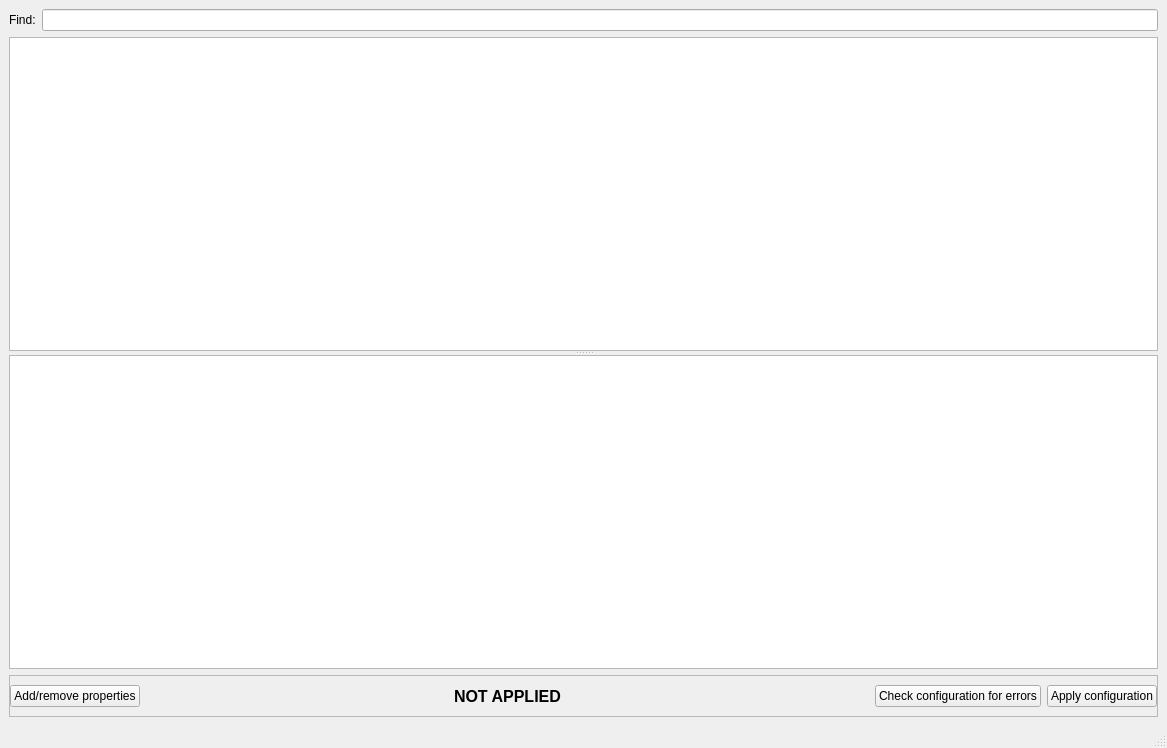
<?xml version="1.0" encoding="UTF-8"?>
<ui version="4.0">
 <class>OnLineEditor</class>
 <widget class="QMainWindow" name="OnLineEditor">
  <property name="geometry">
   <rect>
    <x>0</x>
    <y>0</y>
    <width>1167</width>
    <height>748</height>
   </rect>
  </property>
  <property name="windowTitle">
   <string>Online.xml Editor</string>
  </property>
  <widget class="QWidget" name="centralwidget">
   <layout class="QVBoxLayout" name="verticalLayout">
    <item>
     <layout class="QHBoxLayout" name="horizontalLayout_2">
      <item>
       <widget class="QLabel" name="label">
        <property name="text">
         <string>Find:</string>
        </property>
       </widget>
      </item>
      <item>
       <widget class="QLineEdit" name="le_find"/>
      </item>
     </layout>
    </item>
    <item>
     <widget class="QSplitter" name="splitter">
      <property name="orientation">
       <enum>Qt::Vertical</enum>
      </property>
      <widget class="QTreeView" name="tw_online">
       <property name="acceptDrops">
        <bool>true</bool>
       </property>
       <property name="editTriggers">
        <set>QAbstractItemView::DoubleClicked</set>
       </property>
       <property name="dragEnabled">
        <bool>true</bool>
       </property>
       <property name="dragDropMode">
        <enum>QAbstractItemView::DragDrop</enum>
       </property>
       <property name="defaultDropAction">
        <enum>Qt::MoveAction</enum>
       </property>
       <property name="selectionMode">
        <enum>QAbstractItemView::ContiguousSelection</enum>
       </property>
       <property name="horizontalScrollMode">
        <enum>QAbstractItemView::ScrollPerItem</enum>
       </property>
      </widget>
      <widget class="QTableView" name="tb_device">
       <property name="editTriggers">
        <set>QAbstractItemView::DoubleClicked</set>
       </property>
       <property name="alternatingRowColors">
        <bool>false</bool>
       </property>
       <property name="selectionMode">
        <enum>QAbstractItemView::SingleSelection</enum>
       </property>
       <property name="selectionBehavior">
        <enum>QAbstractItemView::SelectRows</enum>
       </property>
      </widget>
     </widget>
    </item>
    <item>
     <widget class="QFrame" name="fr_device">
      <property name="frameShape">
       <enum>QFrame::StyledPanel</enum>
      </property>
      <property name="frameShadow">
       <enum>QFrame::Raised</enum>
      </property>
      <layout class="QVBoxLayout" name="verticalLayout_2">
       <property name="leftMargin">
        <number>0</number>
       </property>
       <property name="rightMargin">
        <number>0</number>
       </property>
       <item>
        <layout class="QHBoxLayout" name="horizontalLayout_3">
         <item>
          <widget class="QPushButton" name="but_edit_properties">
           <property name="text">
            <string>Add/remove properties</string>
           </property>
          </widget>
         </item>
         <item>
          <spacer name="horizontalSpacer_2">
           <property name="orientation">
            <enum>Qt::Horizontal</enum>
           </property>
           <property name="sizeHint" stdset="0">
            <size>
             <width>40</width>
             <height>20</height>
            </size>
           </property>
          </spacer>
         </item>
         <item>
          <widget class="QLabel" name="lb_applied">
           <property name="font">
            <font>
             <pointsize>12</pointsize>
             <weight>75</weight>
             <bold>true</bold>
            </font>
           </property>
           <property name="text">
            <string>NOT APPLIED</string>
           </property>
          </widget>
         </item>
         <item>
          <spacer name="horizontalSpacer_3">
           <property name="orientation">
            <enum>Qt::Horizontal</enum>
           </property>
           <property name="sizeHint" stdset="0">
            <size>
             <width>40</width>
             <height>20</height>
            </size>
           </property>
          </spacer>
         </item>
         <item>
          <widget class="QPushButton" name="but_check">
           <property name="text">
            <string>Check configuration for errors</string>
           </property>
          </widget>
         </item>
         <item>
          <widget class="QPushButton" name="but_apply">
           <property name="text">
            <string>Apply configuration</string>
           </property>
          </widget>
         </item>
        </layout>
       </item>
      </layout>
     </widget>
    </item>
   </layout>
  </widget>
  <widget class="QMenuBar" name="menubar">
   <property name="geometry">
    <rect>
     <x>0</x>
     <y>0</y>
     <width>1167</width>
     <height>23</height>
    </rect>
   </property>
  </widget>
  <widget class="QStatusBar" name="statusbar"/>
 </widget>
 <resources/>
 <connections/>
</ui>
